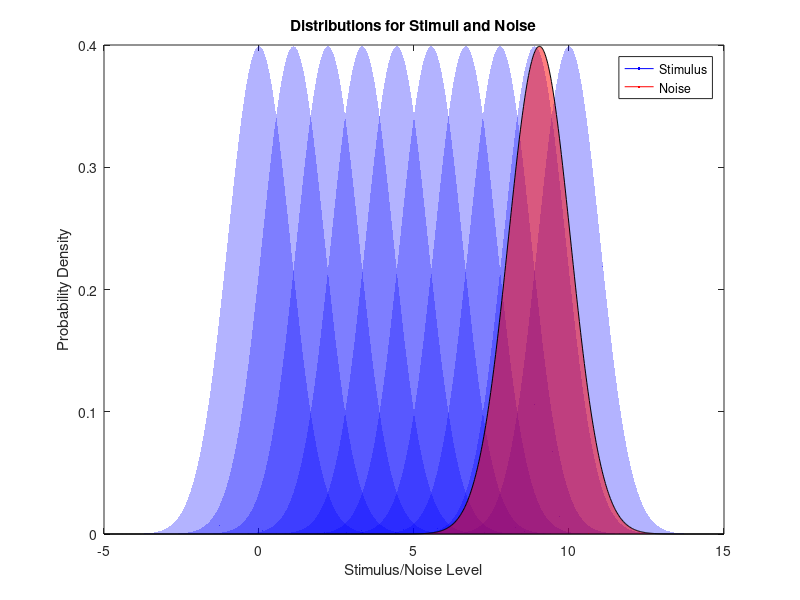

Write the MATLAB code that produced this figure. (Note: this script raises an error after producing the figure.)
clear; close all; clc;
%%
% The experiment here is a 2AFC method of constant stimuli. There are 10
% stimuli levels and a noise level that is chosen randomly from one of the
% stimulus levels. At each trial, one of the stimuli levels are chosen and
% the stimulus is presented either on the left or right randomly, and the
% task of the subject is to determine if the stimulus is on the left or on
% the right. 
% Initialization
nStim = 10;  % Number of stimuli
nTrials = 1e3;
totalTrials = nStim * nTrials;  
stimuli = linspace(0, 10, nStim);  % Stimulus - levels selected
noiseLvl = min(stimuli) + (max(stimuli) - min(stimuli)) * rand; % Randomly choose noise level
% If the noise is lower than signal its a detection task, if the noise is
% in between, its a discrimination task
constNoise = 0.6; % Constant noise
intervalBias = 0.5; % Bias value, get interesting plots when bias = 1 and -1 so this is correct!

% Plot stimulus and noise distributions
% Visualziing stimuli and noise ditributions to make sure the task is hard
% enough but not too hard
figure;
x = linspace(-5, 15, 1000); 
for i = 1:nStim
    y = normpdf(x, stimuli(i), 1); 
    fill(x, y, 'b', 'FaceAlpha', 0.3, 'EdgeColor', 'none'); 
    hold on;
end
fill(x, normpdf(x, noiseLvl, 1), 'r', 'FaceAlpha', 0.5);
hStimulus = plot(NaN, NaN, 'b', 'DisplayName', 'Stimulus');
hNoise = plot(NaN, NaN, 'r', 'DisplayName', 'Noise');
xlabel('Stimulus/Noise Level');
ylabel('Probability Density');
title('Distributions for Stimuli and Noise');
legend([hStimulus, hNoise], 'Location', 'northeast');

% Simulate side where the signal is on each trial uniformly
% Seq is the sequence of stimuli levels, chosen randomly. One step close to
% adding history effects :/
side = randsample([-1, 1], totalTrials, true);
seq = repmat(stimuli, 1, nTrials);
seq = seq(randperm(length(seq)));

% Psychometric function for performing the decision making 
logistic = @(x) 1 ./ (1 + exp(-x));

% Sample noise and signal from a standard normal distribution given the
% mean which is the signal and the noise levels
noiseSamp = normrnd(noiseLvl, 1, [1, totalTrials]);
signalSamp = normrnd(seq, 1, [1, totalTrials]);

% Get the probablility of making response given the signal and noise for
% different conditions
prob = logistic(signalSamp - noiseSamp);
probWithNoise = logistic(signalSamp - noiseSamp + constNoise);
probWithIntervalBias = logistic(signalSamp - noiseSamp);
probWithIntervalBias(side == 1) = min(probWithIntervalBias(side == 1) + intervalBias/2, 1);
probWithIntervalBias(side == -1) = max(probWithIntervalBias(side == -1) - intervalBias/2, 0);

% Get ther respones by comparing probablity to a random number. Turnint it
% into -1 or 1 depending on the side of the stimulus
resp = 2 * (rand(1, totalTrials) < prob) - 1; 
resp = resp .* side; 
respWithNoise = 2 * (rand(1, totalTrials) < probWithNoise) - 1; 
respWithNoise = respWithNoise .* side; 
respWithIntervalBias = 2 * (rand(1, totalTrials) < probWithIntervalBias) - 1; 
respWithIntervalBias = respWithIntervalBias .* side; 

% Initialize a structure to store d' on each side and d' aggregated (i am
% not entirely sure of the aggregate d' here but seems to work)
metrics = struct('normal', zeros(2, nStim), 'noise', zeros(2, nStim), ...
                'intervalBias', zeros(2, nStim));
aggMetrics = struct('normal', zeros(1, nStim), 'noise', zeros(1, nStim), ...
                'intervalBias', zeros(1, nStim));

% Simulating the experiment as a psychophysics task and computing d'
% without noise, with noise and with interval bias for each side
for i = 1:nStim
    for j = 1:2
        sVal = 2 * j - 3;
        trials = (seq == stimuli(i)) & (side == sVal);
        % Without noise
        metrics.normal(j, i) = calcDPrime(resp, trials, sVal);
        % With constant noise
        metrics.noise(j, i) = calcDPrime(respWithNoise, trials, sVal);
        % With interval bias
        metrics.intervalBias(j, i) = calcDPrime(respWithIntervalBias, trials, sVal);
    end
end

% Simulating the experiment as a psychophysics task and computing d'
% without noise, with noise and with interval bias as an aggregate
for i = 1:nStim
    trialsleft = (seq == stimuli(i)) & (side == -1);
    trialsright = (seq == stimuli(i)) & (side == 1);
    % Without noise
    aggMetrics.normal(i) = calcDPrimeAggregate(resp, trialsleft, trialsright);
    % With constant noise
    aggMetrics.noise(i) = calcDPrimeAggregate(respWithNoise, trialsleft, trialsright);
    % With interval bias
    aggMetrics.intervalBias(i) = calcDPrimeAggregate(respWithIntervalBias, trialsleft, trialsright);
end

% d-prime for left and right sides
figure;
plot(metrics.normal(1, :), metrics.normal(2, :), 'ro-', 'LineWidth', 1.5, 'DisplayName', 'Normal');
hold on;
plot(metrics.noise(1, :), metrics.noise(2, :), 'bo-', 'LineWidth', 1.5, 'DisplayName', 'Noise');
plot(metrics.intervalBias(1, :), metrics.intervalBias(2, :), 'mo-', 'LineWidth', 1.5, 'DisplayName', 'Interval Bias');
xlabel("d' Left");
ylabel("d' Right");
title("d' Left vs Right");
grid on;
legend('Location', 'best');
hold off;

% d-prime as a function of stimulus level
figure;
plot(stimuli, aggMetrics.normal, 'ro-', 'LineWidth', 1.5, 'DisplayName', 'Normal');
hold on;
plot(stimuli, aggMetrics.noise, 'bo-', 'LineWidth', 1.5, 'DisplayName', 'Noise');
plot(stimuli, aggMetrics.intervalBias, 'mo-', 'LineWidth', 1.5, 'DisplayName', 'Interval Bias');
xlabel("Stimulus Level");
ylabel("d' Aggregate");
title("d' as a Function of Stimulus Level");
legend('Location', 'best');
grid on;
hold off;

% d-prime for interval bias before and after correction
figure;
plot(stimuli, aggMetrics.intervalBias, 'ko-', 'LineWidth', 1.5, 'DisplayName', 'Raw Bias');
hold on;
plot(stimuli,  (metrics.intervalBias(1, :)+  metrics.intervalBias(2, :))./sqrt(2), 'mo-', 'LineWidth', 1.5, 'DisplayName', 'Corrected Bias');
xlabel("Stimulus Level");
ylabel("d' Aggregate");
title("d' as a Function of Stimulus Level");
legend('Location', 'best');
grid on;
hold off;

% Fit a cumulative Gaussian to the d' data
% Comment: This makes sense to me because dprime should saturate when the
% trials are too easy and too hard, I guess I am not getting the point of
% computing the parameters, so analysis after this probably makes no sense
fitFunc = @(b, x) 1 ./ (1 + exp(-b(1) * (x - b(2))));
betaNormal = nlinfit(stimuli, aggMetrics.normal, fitFunc, rand(2, 1));
betaNoise = nlinfit(stimuli, aggMetrics.noise, fitFunc, rand(2, 1));
betaBias = nlinfit(stimuli, aggMetrics.intervalBias, fitFunc, rand(2, 1));

% Use the fitted parameters to estimate d' at various stimulus levels
stimLevelsFine = linspace(min(stimuli), max(stimuli), 1e3);
dPrimeEstNormal = fitFunc(betaNormal, stimLevelsFine);
dPrimeEstNoise = fitFunc(betaNoise, stimLevelsFine);
dPrimeEstBias = fitFunc(betaBias, stimLevelsFine);

figure;
scatter(dPrimeEstNormal, dPrimeEstBias);
xlabel('d'' Estimate - Normal');
ylabel('d'' Estimate - With Bias');
title('Comparison of d'' Estimates');
grid on;

%% Functions to compute d-prime
function dP = calcDPrime(responses, trials, sVal)
    % This function computes dprime separately for left and right sides
    hits = sum(responses(trials) == sVal);
    misses = sum(responses(trials) == -sVal);
    fAlarms = sum(responses(trials) == -sVal);
    cRejects = sum(responses(trials) == sVal);
    hitRate = (hits + 0.5) / (hits + misses + 1);
    fAlarmRate = (fAlarms + 0.5) / (fAlarms + cRejects + 1);
    dP = norminv(hitRate) - norminv(fAlarmRate);
end

function dP = calcDPrimeAggregate(responses, trialsLeft, trialsRight)
    % This function compute dprime aggregated over left and right side
    hits = sum(responses(trialsLeft) == -1) + sum(responses(trialsRight) == 1);
    misses = sum(responses(trialsLeft) == 1) + sum(responses(trialsRight) == -1);
    fAlarms = sum(responses(trialsLeft) == 1) + sum(responses(trialsRight) == -1);
    cRejects = sum(responses(trialsLeft) == -1) + sum(responses(trialsRight) == 1);
    hitRate = (hits + 0.5) / (hits + misses + 1);
    fAlarmRate = (fAlarms + 0.5) / (fAlarms + cRejects + 1);
    dP = norminv(hitRate) - norminv(fAlarmRate);
end